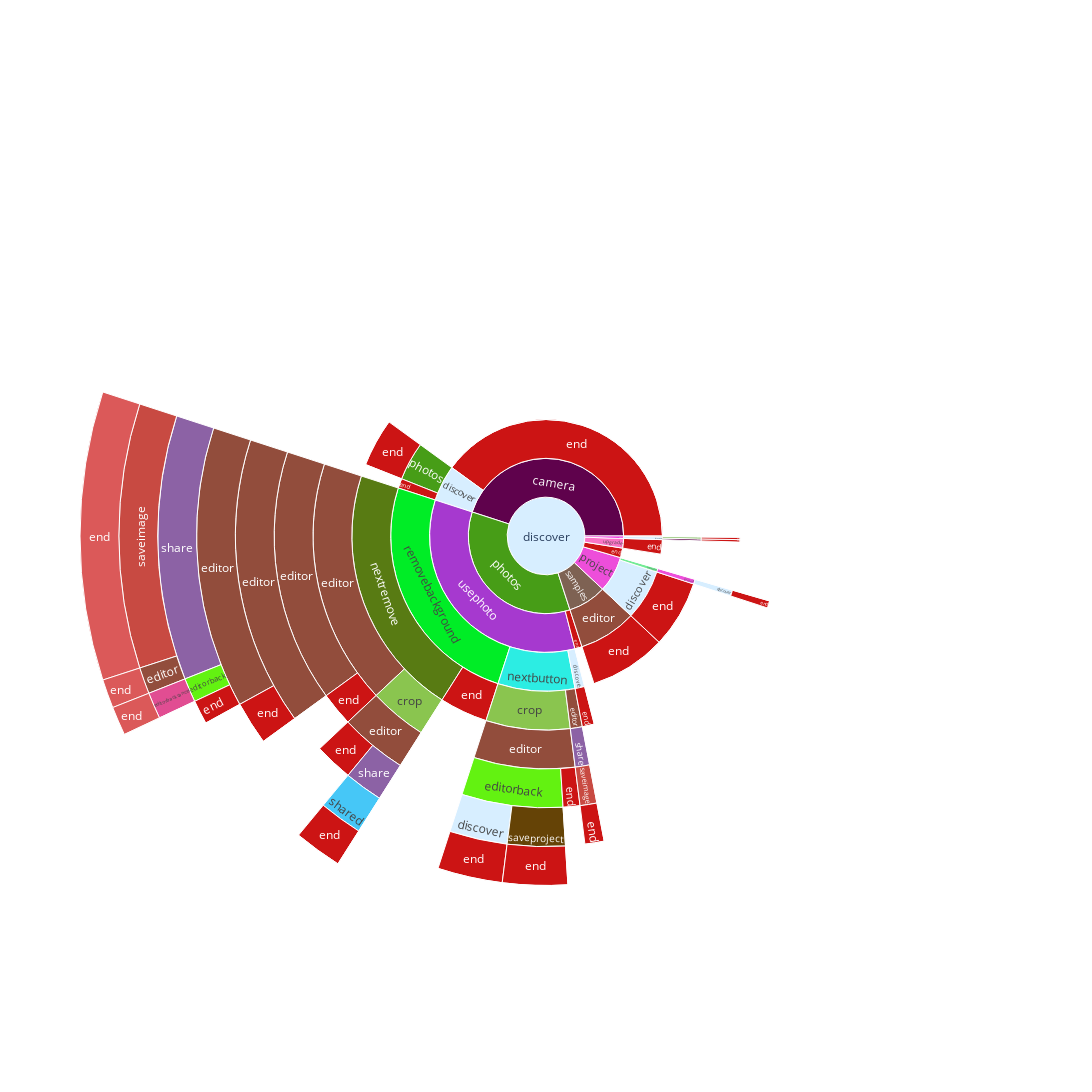

Notebook code cell kept with this figure:
### Code cell
fig = px.sunburst(
    df, 
    path=df.columns[:-1], 
    values="occupancy", 
    width=1200, 
    height=1200,
    color=1)

## set marker colors whose labels are " " to transparent
marker_colors = list(fig.data[0].marker['colors'])
marker_labels = list(fig.data[0]['labels'])

new_marker_colors_1 = ["rgba(0,0,0,0)" if label==" " else color for (color, label) in zip(marker_colors, marker_labels)]

new_color_via_label = dict()
new_marker_colors_2 = []
for label, color in zip(marker_labels, marker_colors):
    if label == " ":
        new_marker_colors_2.append("rgba(0,0,0,0)")
    elif label == end:
        new_marker_colors_2.append("#cc1414")
    elif label in new_color_via_label.keys():
        new_marker_colors_2.append(new_color_via_label[label])
    else:
        color = '#%02X%02X%02X' % (r(),r(),r())
        new_marker_colors_2.append(color)
        new_color_via_label[label] = color
        
marker_colors = new_marker_colors_2
        
fig.data[0].marker['colors'] = marker_colors
fig.show()

### Figure 1 — Plotly figure (JSON) as saved in the notebook; plotly's stock layout.template omitted (floating-point values rounded to 4 significant figures; data arrays with more than 128 entries replaced by an {"elided": "..."} marker saying what was removed)
{"data": [{"branchvalues": "total", "customdata": {"elided": "211x1 str values"}, "domain": {"x": [0, 1], "y": [0, 1]}, "hovertemplate": "labels=%{label}<br>occupancy=%{value}<br>parent=%{parent}<br>id=%{id}<br>1=%{customdata[0]}<extra></extra>", "ids": {"elided": "211 str values"}, "labels": {"elided": "211 str values"}, "marker": {"colors": {"elided": "211 str values"}}, "name": "", "parents": {"elided": "211 str values"}, "type": "sunburst", "values": {"elided": "211 float values"}}], "layout": {"height": 1200, "legend": {"tracegroupgap": 0}, "margin": {"t": 60}, "width": 1200}}
